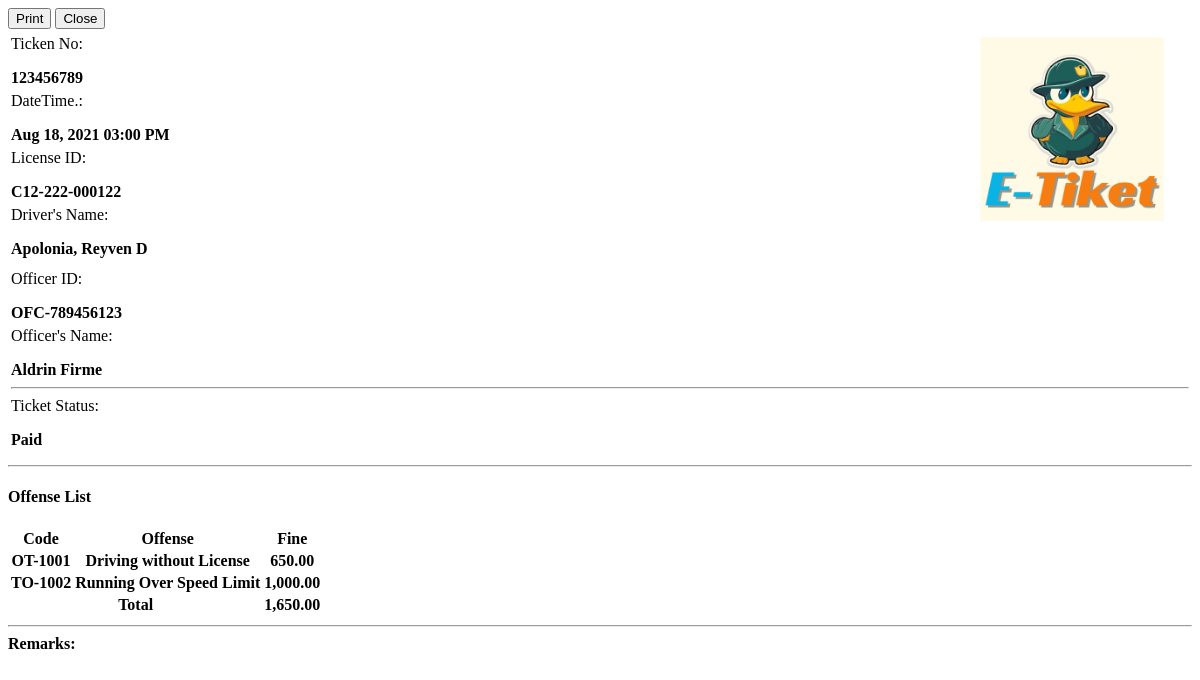
Page /admin/offenses/view_details.php?id=1 on the committed database.
### tables this page shows
CREATE TABLE `offense_items` (
  `driver_offense_id` int(30) NOT NULL,
  `offense_id` int(30) DEFAULT NULL,
  `fine` float NOT NULL,
  `status` tinyint(1) NOT NULL DEFAULT 0 COMMENT '0=pending, 1=paid',
  `date_created` datetime NOT NULL DEFAULT current_timestamp()
);

CREATE TABLE `offenses` (
  `id` int(30) NOT NULL,
  `code` varchar(50) NOT NULL,
  `name` text NOT NULL,
  `description` text NOT NULL,
  `fine` float NOT NULL,
  `status` tinyint(4) NOT NULL DEFAULT 1 COMMENT '0=Inactive, 1=Active',
  `date_created` datetime NOT NULL DEFAULT current_timestamp(),
  `date_updated` datetime DEFAULT NULL ON UPDATE current_timestamp()
);

### classes/DBConnection.php (called while the page is built, shortened)
<?php
class DBConnection {
    private $host = "localhost";
    private $username = "root";
    private $password = "";
    private $database = "tmo";
    public $conn;
    public function __construct() {
        if (!isset($this->conn)) {
            $this->conn = new mysqli($this->host, $this->username, $this->password, $this->database);
        }
    }
}
?>

### classes/SystemSettings.php (called while the page is built, shortened)
<?php
class SystemSettings extends DBConnection{
	function info($field=''){
		if(!empty($field)){
			if(isset($_SESSION['system_info'][$field]))
				return $_SESSION['system_info'][$field];
			else
				return false;
		}else{
			return false;
		}
	}
}
$_settings = new SystemSettings();
?>

### config.php (called while the page is built, shortened)
<?php
require_once('classes/DBConnection.php');
require_once('classes/SystemSettings.php');
function validate_image($file){
	if(!empty($file)){
		if(is_file(base_app.$file)){
			return base_url.$file;
		}else{
			return base_url.'dist/img/no-image-available.png';
		}
	}else{
		return base_url.'dist/img/no-image-available.png';
	}
}
?>

### admin/offenses/view_details.php (the view, shortened to what this page needs)
<?php
require_once('../../config.php');
if(isset($_GET['id']) && $_GET['id'] > 0){
    $qry2 = $conn->query("SELECT i.*,o.code,o.name from `offense_items` i inner join `offenses` o on i.offense_id = o.id where i.driver_offense_id = '{$_GET['id']}' ");
    $offense_arr = array();
	if($qry2->num_rows > 0){
        while($row = $qry2->fetch_assoc()){
            $offense_arr[]=$row;
        }
    }
}
?>
<div class="container-fluid">
    <div class="w-100 d-flex justify-content-end mb-2">
        <button class="btn btn-flat btn-sm btn-default bg-lightblue" type="button" id="print"><i class="fa fa-print"></i> Print</button>
        <button class="btn btn-flat btn-sm btn-default bg-black" data-dismiss="modal"><i class="fa fa-times"></i> Close</button>
    </div>
    <div class="border border-dark px-2 py-2" id="print_out">
        <table class="table boder-0">
            <tr class='boder-0'>
                <td width="80%" class='boder-0 align-bottom'>
                    <div class="row">
                        <div class="col-12">
                            <div class="row justify-content-between  w-max-100">
                                <div class="col-6 d-flex w-max-100">
                                    <label class="float-left w-auto whitespace-nowrap">Ticken No: </label>
                                    <p class="col-md-auto border-bottom px-2 border-dark w-100"><b><?php echo $ticket_no ?></b></p>
                                </div>
                                <div class="col-6 d-flex w-max-100">
                                    <label class="float-left w-auto whitespace-nowrap">DateTime.: </label>
                                    <p class="col-md-auto border-bottom px-2 border-dark w-100"><b><?php echo date("M d, Y h:i A",strtotime($date_created)) ?></b></p>
                                </div>
                            </div>
                            <div class="d-flex w-max-100">
                                <label class="float-left w-auto whitespace-nowrap">License ID:</label>
                                <p class="col-md-auto border-bottom border-dark w-100"><b><?php echo $license_id_no ?></b></p>
                            </div>
                            <div class="d-flex w-max-100">
                                <label class="float-left w-auto whitespace-nowrap">Driver's Name:</label>
                                <p class="col-md-auto border-bottom border-dark w-100"><b><?php echo $driver ?></b></p>
                            </div>
                        </div>
                    </div>
                </td>
                <td width="20%" class="border-3 border-dark">
                    <div class="w-100 d-flex align-items-center justify-content-center">
                        <img src="<?php echo validate_image($_settings->info('logo')) ?>" alt="<?php $_settings->info('short_name') ?>" class="img-thumnail" id="cimg">
                    </div>
                </td>
            </tr>
            <tr>
                <td colspan='2'>
                    <div class="d-flex w-max-100">
                        <label class="float-left w-auto whitespace-nowrap">Officer ID:</label>
                        <p class="col-md-auto border-bottom border-dark w-100"><b><?php echo $officer_id ?></b></p>
                    </div>
                    <div class="d-flex w-max-100">
                        <label class="float-left w-auto whitespace-nowrap">Officer's Name:</label>
                        <p class="col-md-auto border-bottom border-dark w-100"><b><?php echo $officer_name ?></b></p>
                    </div>
                    <hr>
                    <div class="d-flex w-max-100">
                        <label class="float-left w-auto whitespace-nowrap">Ticket Status:</label>
                        <p class=" border-bottom border-dark px-4"><b><?php echo ($status == 1) ? "Paid" : "" ?></b></p>
                    </div>
                </td>
            </tr>
        </table>
        <hr class='bg-dark border-dark'>
        <h4 class="text-center"><b>Offense List</b></h4>
        <table class='table table-stripped px-4'>
            <thead>
                <tr>
                    <th>Code</th>
                    <th>Offense</th>
                    <th>Fine</th>
                </tr>
            </thead>
            <tbody>
                <?php
                foreach($offense_arr as $row):
                ?>
                <tr>
                    <th><?php echo $row['code'] ?></th>
                    <th><?php echo $row['name'] ?></th>
                    <th class='text-right'><?php echo number_format($row['fine'],2) ?></th>
                </tr>
                <?php endforeach; ?>
            </tbody>
            <tfoot>
                <tr>
                    <th class='text-center' colspan="2">Total</th>
                    <th class="text-right"><?php echo number_format($total_amount,2) ?></th>
                </tr>
            </tfoot>
        </table>
        <hr class="bg-dark border-dark">
        <b>Remarks:</b>
    </div>
</div>

### admin/offenses/view_details.php (style rules this page uses)
img#cimg { height: 100%; width: 100%; object-fit: scale-down; object-position: center center; }
p,label { margin-bottom:5px; }

### rows in the picture
offense_items: offense.code "OT-1001", offense.name "Driving without License", fine "650.00"
offense_items: offense.code "TO-1002", offense.name "Running Over Speed Limit", fine "1,000.00"

### other values in the picture
$ticket_no "123456789"
date("M d, Y h:i A",strtotime($date_created)) "Aug 18, 2021 03:00 PM"
$license_id_no "C12-222-000122"
$driver "Apolonia, Reyven D"
$officer_id "OFC-789456123"
$officer_name "Aldrin Firme"
$total_amount "1,650.00"
